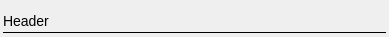
<?xml version="1.0" encoding="UTF-8"?>
<ui version="4.0">
 <class>Header</class>
 <widget class="QWidget" name="Header">
  <property name="geometry">
   <rect>
    <x>0</x>
    <y>0</y>
    <width>389</width>
    <height>37</height>
   </rect>
  </property>
  <property name="minimumSize">
   <size>
    <width>0</width>
    <height>0</height>
   </size>
  </property>
  <property name="maximumSize">
   <size>
    <width>16777215</width>
    <height>16777215</height>
   </size>
  </property>
  <property name="windowTitle">
   <string>Form</string>
  </property>
  <layout class="QVBoxLayout" name="verticalLayout">
   <property name="spacing">
    <number>2</number>
   </property>
   <property name="leftMargin">
    <number>3</number>
   </property>
   <property name="topMargin">
    <number>12</number>
   </property>
   <property name="rightMargin">
    <number>3</number>
   </property>
   <property name="bottomMargin">
    <number>3</number>
   </property>
   <item>
    <widget class="QLabel" name="label">
     <property name="styleSheet">
      <string notr="true">#name_label {
font-size: 16px
}</string>
     </property>
     <property name="text">
      <string>&lt;big&gt;Header&lt;/big&gt;</string>
     </property>
     <property name="alignment">
      <set>Qt::AlignBottom|Qt::AlignLeading|Qt::AlignLeft</set>
     </property>
    </widget>
   </item>
   <item>
    <widget class="Line" name="line">
     <property name="styleSheet">
      <string notr="true"/>
     </property>
     <property name="frameShadow">
      <enum>QFrame::Plain</enum>
     </property>
     <property name="orientation">
      <enum>Qt::Horizontal</enum>
     </property>
    </widget>
   </item>
  </layout>
 </widget>
 <resources/>
 <connections/>
</ui>
